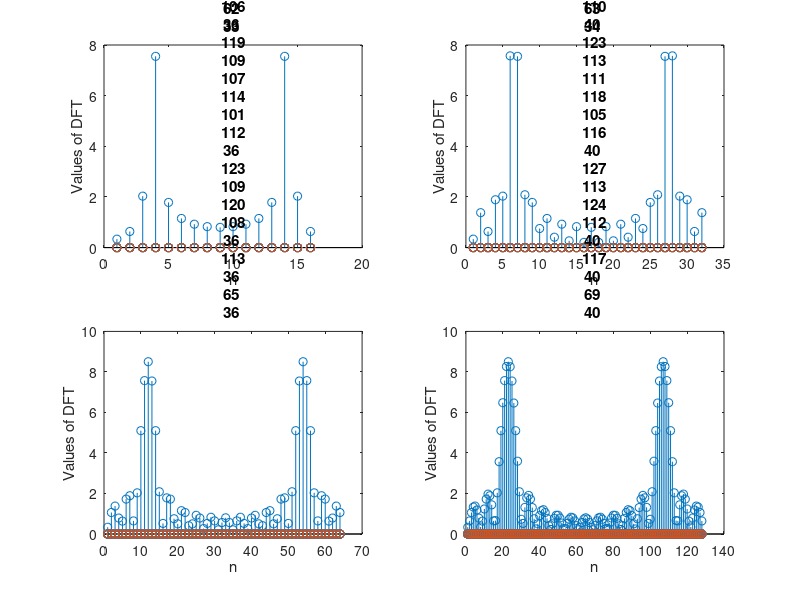

MATLAB code for this plot:
fo = 11;
fs = 64;
L = 16;
x = zeros(L);
for k = 0:15
    x(k+1)= cos((2*pi*fo*k)/fs);
end

for k = 0:3
    m= 2^k;
    y = fft(x,m*L);
    subplot(2,2,k+1);
    stem(abs(y));
    str = "DFT of signal with m = " + m;
    title(str);
    xlabel("n");
    ylabel("Values of DFT");
end
